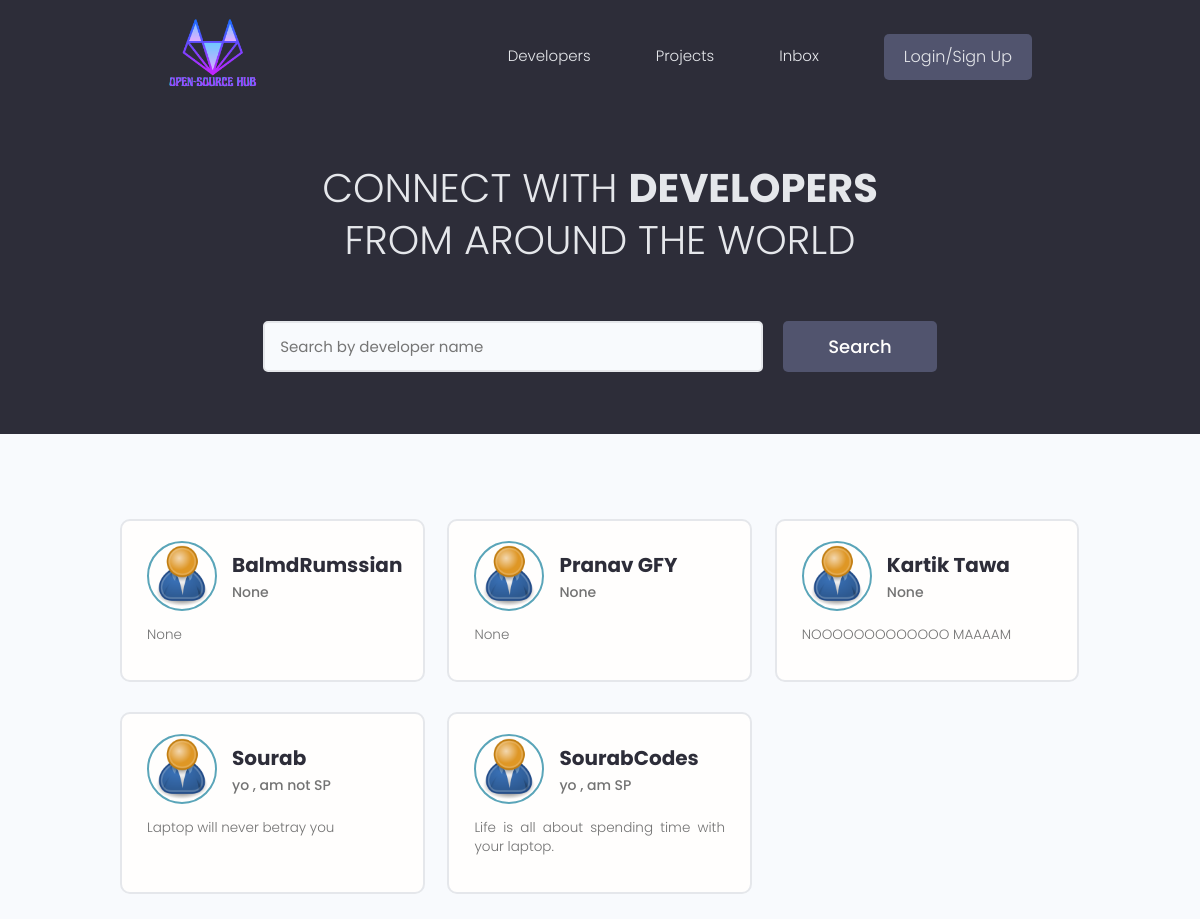
/users/, run on an earlier commit of the app's database.
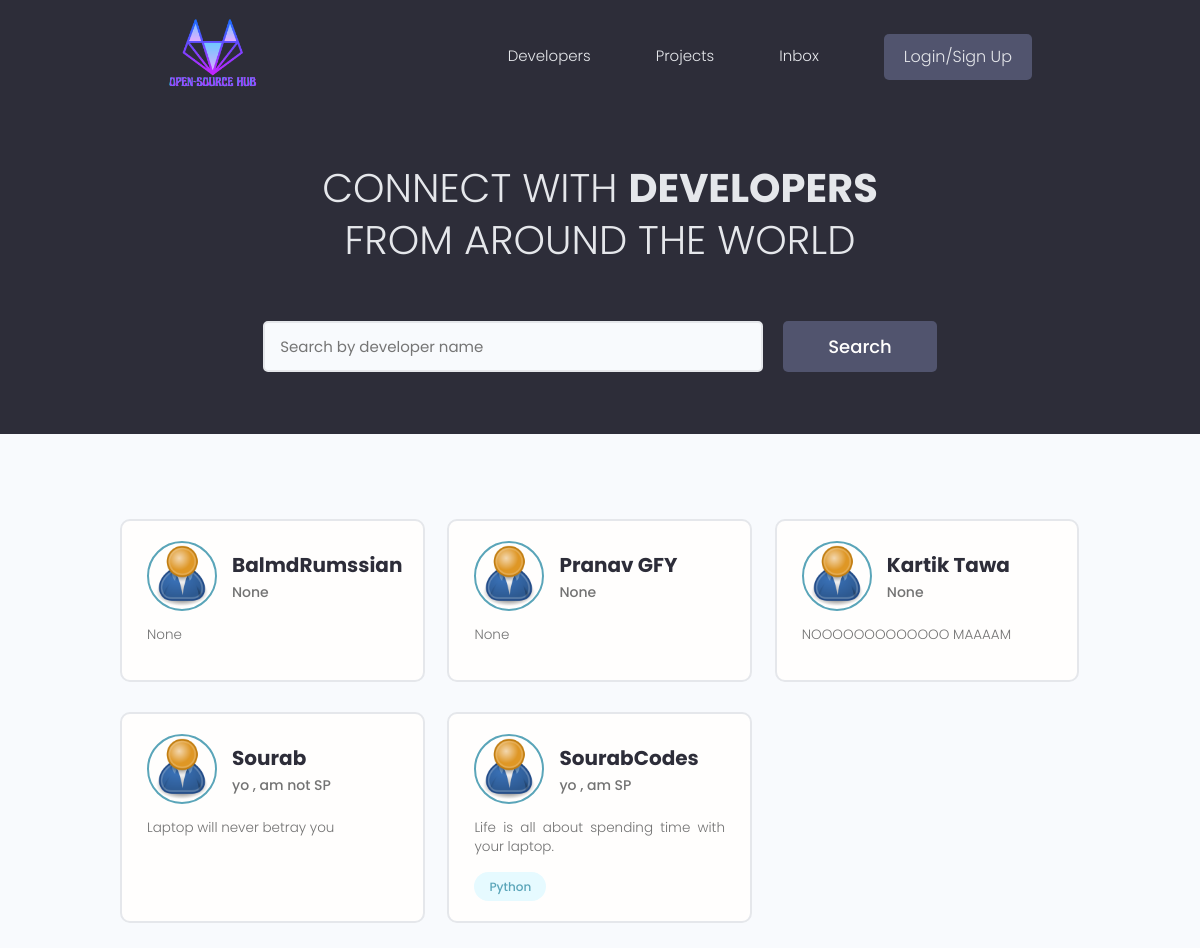
And on a later commit of the database.
### users/models.py (models this page shows, shortened)
class Profile(models.Model):
    user=models.OneToOneField(User, on_delete=models.CASCADE, null=True,blank=True)
    name=models.CharField(max_length=200,blank=True,null=True)
    email=models.EmailField(max_length=500, blank=True, null=True)
    username=models.CharField(max_length=200,blank=True,null=True)
    location=models.CharField(max_length=200,blank=True,null=True)
    short_intro=models.CharField(max_length=200,blank=True,null=True)
    bio=models.TextField(blank=True,null=True)
    profile_image=models.ImageField(null=True,blank=True, upload_to='profiles/',default="profiles/user-default.png")
    github=models.CharField(max_length=200,blank=True,null=True)
    linkedin=models.CharField(max_length=200,blank=True,null=True)
    portfolio=models.CharField(max_length=200,blank=True,null=True)
    created=models.DateTimeField(auto_now_add=True)
    id=models.UUIDField(default=uuid.uuid4,primary_key=True,editable=False)

class Skill(models.Model):
    owner=models.ForeignKey(
        Profile,on_delete=models.CASCADE,null=True,blank=True
    )
    name=models.CharField(max_length=200,blank=True,null=True)
    description=models.TextField(null=True, blank=True)
    created=models.DateTimeField(auto_now_add=True)
    id=models.UUIDField(default=uuid.uuid4,unique=True,primary_key=True,editable=False)
    def __str__(self):
        return str(self.name)

### users/views.py (the view)
# urls.py: path('', views.profiles , name="profiles"),
def profiles(request):
    profiles,search_query=searchProfiles(request)
    context={'profiles':profiles,'search_query':search_query}
    return render(request, "users/profiles.html",context)

### users/utils.py (called while the page is built)
def searchProfiles(request):
    search_query=''
    if request.GET.get('search_query'):
        search_query=request.GET.get('search_query')
    skills= Skill.objects.filter(name__icontains=search_query)
    profiles=Profile.objects.distinct().filter(
        Q(name__icontains=search_query)|
        Q(skill__in=skills)
    )
    return profiles, search_query

### users/templates/users/profiles.html (shortened to what this page needs)
{% extends 'basic.html' %}
{% block content %}
<main class="home">
    <section class="hero-section text-center">
        <div class="container container--narrow">
            <div class="hero-section__box">
                <h2>CONNECT WITH <span>DEVELOPERS</span></h2>
                <h2>FROM AROUND THE WORLD</h2>
            </div>
            <div class="hero-section__search">
                <form id="searchForm" class="form" action="{% url 'profiles' %}" method="get">
                    <div class="form__field">
                        <input class="input input--text" id="formInput#search" type="text" name="search_query"
                            value="{{search_query}}" placeholder="Search by developer name" value="{{search_query}}"/>
                    </div>
                    <input class="btn btn--sub btn--lg" type="submit" value="Search" />
                </form>
            </div>
        </div>
    </section>
    <section class="devlist">
        <div class="container">
            <div class="grid grid--three">
                {% for profile in profiles %}
                <div class="column card">
                    <div class="dev">
                        <a href="{% url 'user-profile' profile.id %}" class="card__body">
                            <div class="dev__profile">
                                <img class="avatar avatar--md" src="{{ profile.profile_image.url }}" alt="image" />
                                <div class="dev__meta">
                                    <h3>{{profile.name}}</h3>
                                    <h5>{{profile.short_intro|slice:"60"}}</h5>
                                </div>
                            </div>
                            <p class="dev__info">{{profile.bio|slice:"150"}}</p>
                            <div class="dev__skills">
                                {% for skill in profile.skill_set.all|slice:"5" %}
                                <span class="tag tag--pill tag--main">
                                    <small>{{skill}}</small>
                                </span>
                                {% endfor %}
                            </div>
                        </a>
                    </div>
                </div>
                {% endfor %}
            </div>
        </div>
    </section>
</main>
{% endblock content %}

What changed in the data, as far as the page shows it:
added Skill: name "Python", shown under Profile "SourabCodes"
